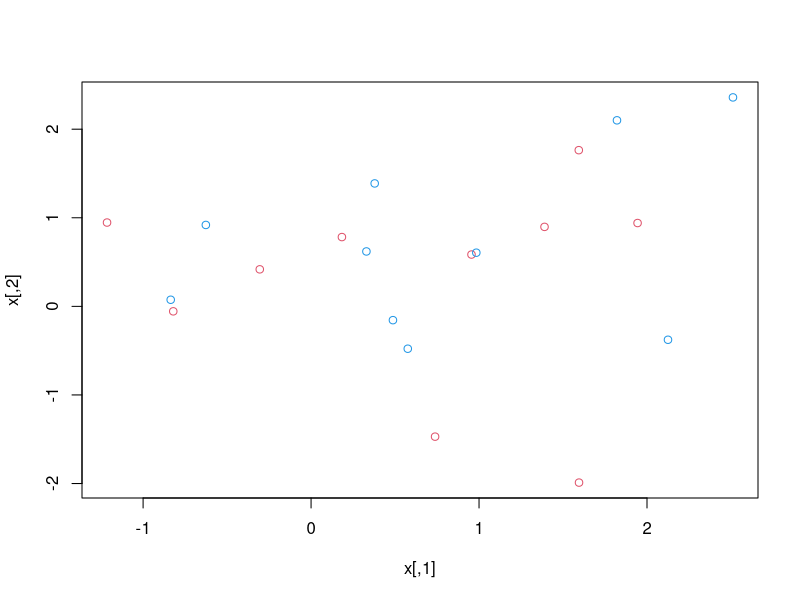
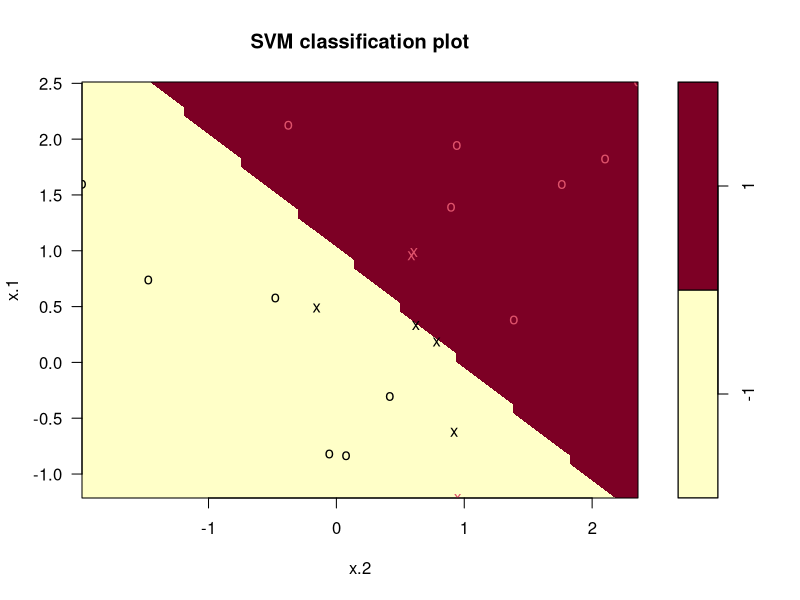

Here is the R script that generated these plots, in order:
#================================= support vector classifier========================================
set.seed(1)
x <- matrix(rnorm(20*2), ncol=2)
y <- c(rep(-1,10), rep(1,10))
x[y==1,] <- x[y==1,]+1
# we check weather the classes are linearly seperable. 
plot(x, col=c(4,2))
## we encode the response as a factor and conbine the variable and response together. 
dat <- data.frame(x=x, y=as.factor(y))

library(e1071)
sumfit <- svm(y~., data=dat, kernel="linear", cost=1000, scale=F)
# let us plot the support vector classifier obtained above. 
plot(sumfit, dat)







